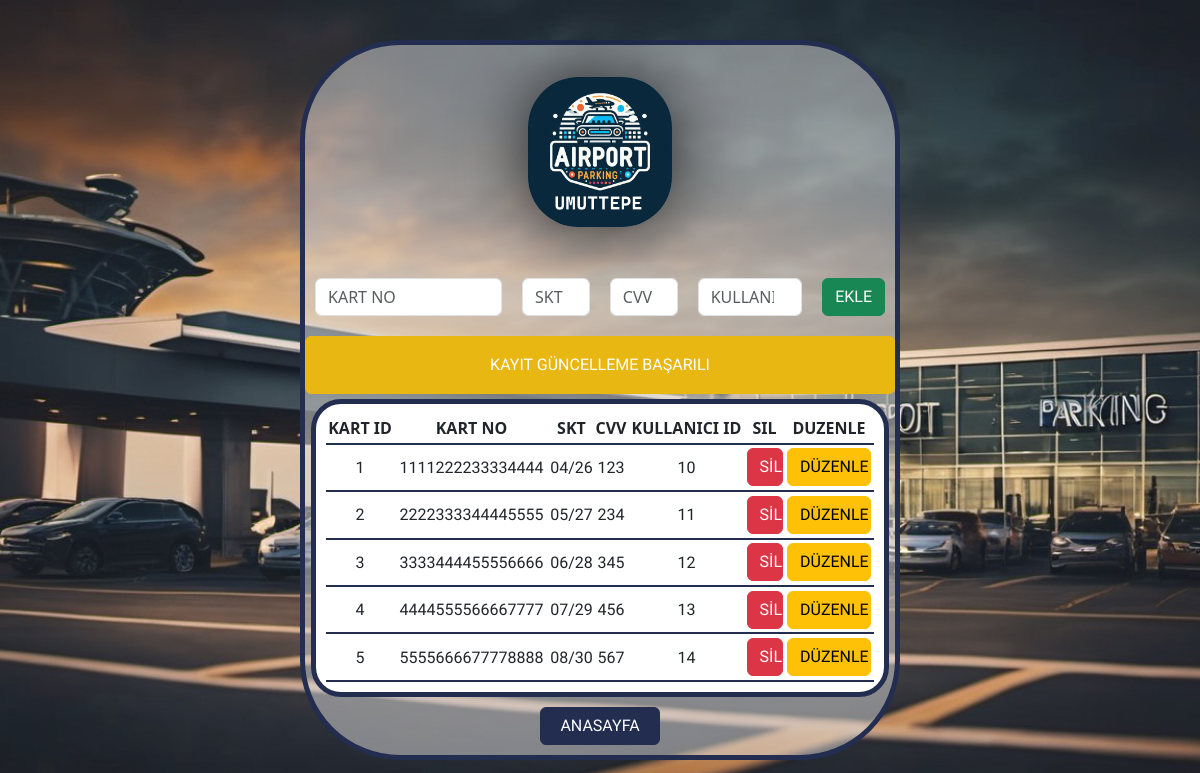
Before: /Otopark_Otomasyon/admin_kart.php with the older database file.
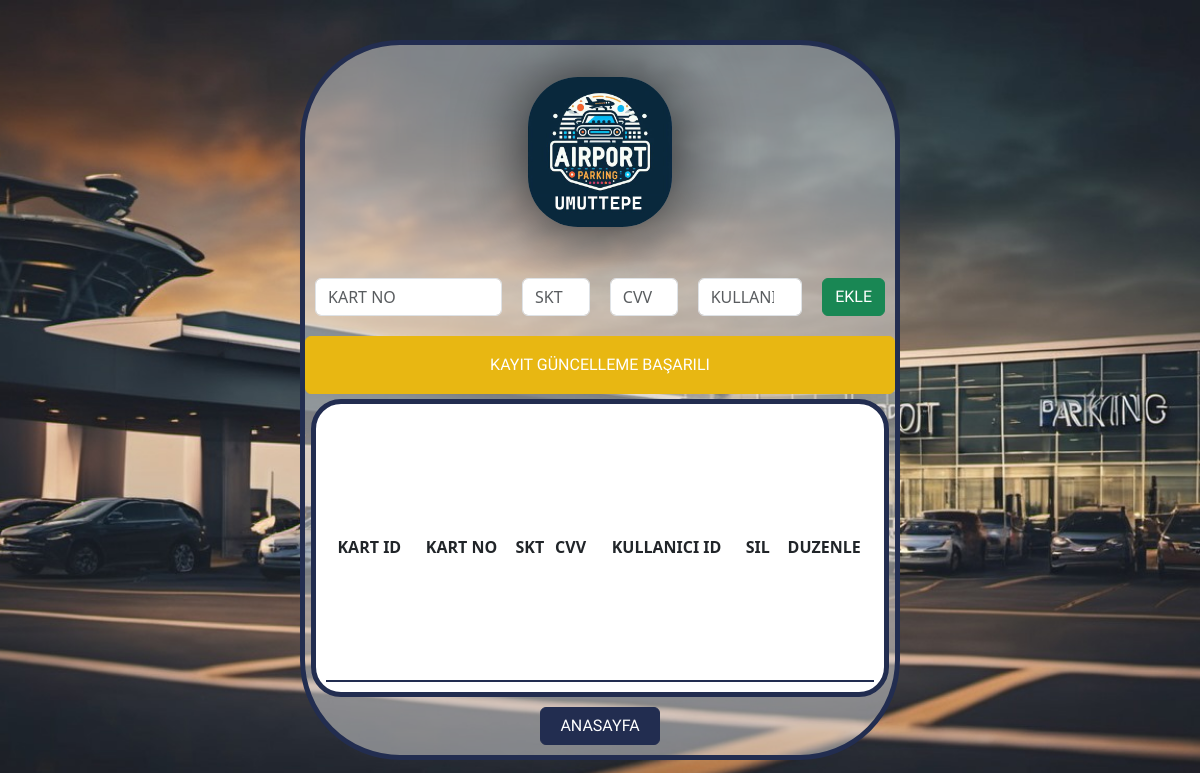
After: the same page with the newer database file.
### tables this page shows
create table if not exists kart(
kart_id INT AUTO_INCREMENT,
kart_no VARCHAR(16) UNIQUE,
kart_skt VARCHAR(5),
cvv VARCHAR(3),
kullanici_id INT,
PRIMARY KEY(kart_id),
FOREIGN KEY(kullanici_id) REFERENCES kullanici(kullanici_id)
);

### Otopark_Otomasyon/vars/_functions.php (called while the page is built, shortened)
<?php
function kartVeri(){
    include "baglan.php";
    $query="SELECT * FROM kart";
    $kontrol=mysqli_query($connection,$query);
    return $kontrol;
}

### Otopark_Otomasyon/admin_kart.php (the view, shortened to what this page needs)
<?php include "vars/_functions.php"?>
<?php include "layers/header.php"?>
<?php
isset($_SESSION["kart_ayar"]) ? $check2=$_SESSION["kart_ayar"]:$check2="";
?>
</head>
<body>
<div class="kapsayici">
    <div class="icerik">
        <div class="logo">
        <img src="/otopark_otomasyon/img/logo.jpeg" alt=""><br>
        </div>
        <div class="bilgi">
              <div class="secenek">
                        <form action="admin_kart_kayit.php" method="POST">
                        <input type="text" name="y_kartNo" id="y_kartNo" required placeholder="KART NO" class="form-control" minlength="16" maxlength="16">
                        <input type="text" name="y_skt" id="y_skt" required placeholder="SKT" class="form-control" minlength="5" maxlength="5" pattern="[0-9]{2}/[0-9]{2}">
                        <input type="text" name="y_cvv" id="y_cvv" required placeholder="CVV" class="form-control" minlength="3" maxlength="3">
                        <input type="number" name="y_kullaniciId" id="y_kullaniciId" required placeholder="KULLANICI ID" class="form-control">
                        <input type="submit" value="EKLE" name="kartEkle" class="btn btn-success kalam-regular" style="width:10vw">
                        </form>
            </div>
            <?php if($check2=="eklendi"):?>
            <div class="alert alert-success kalam-regular sonuc" role="alert">
                KAYIT EKLEME BAŞARILI
                </div>
                <?php elseif($check2=="silindi"):?>
                    <div class="alert alert-danger kalam-regular sonuc" role="alert">
                KAYIT SİLME BAŞARILI
                </div>
                <?php else:?>
                    <div class="alert alert-warning kalam-regular sonuc" role="alert">
                KAYIT GÜNCELLEME BAŞARILI
                </div>
            <?php endif;?>
        <div class="liste">
            <table>
                <tr>
                    <th>KART ID</th>
                    <th>KART NO </th>
                    <th>SKT</th>
                    <th>CVV</th>
                    <th>KULLANICI ID</th>
                    <th>SIL</th>
                    <th>DUZENLE</th>
                </tr>
                <?php $kontrol=kartVeri(); while($dizi=mysqli_fetch_row($kontrol)):?>
                    <tr>
                        <?php for($i=0;$i<count($dizi)+2;$i++):?>
                            <?php if($i==5):?>
                                <td><a class='btn btn-danger kalam-regular' href='admin_kart_sil.php?kart_id=<?php echo $dizi[0]?>' >SİL</a></td>
                            <?php elseif($i==6):?>
                                <td><a class='btn btn-warning kalam-regular' href='admin_kart_duzenle.php?kart_id=<?php echo $dizi[0]?>&kart_no=<?php echo $dizi[1]?>&kart_skt=<?php echo $dizi[2]?>&kart_cvv=<?php echo $dizi[3]?>' >DÜZENLE</a></td>
                             <?php else:?>
                            <td><?php echo "<em class='kalam-regular'>$dizi[$i]</em>";?></td>
                            <?php endif;?>
                        <?php endfor;?>
                    </tr>
                <?php endwhile;?>
            </table>
        </div>
        <a class='btn btn-primary kalam-regular anasayfa' href='admin_anasayfa.php'>ANASAYFA</a>
        </div>
    </div>
</div>
<?php include "layers/footer.php"?>

### Otopark_Otomasyon/layers/header.php (shortened to what this page needs)
<!DOCTYPE html>
<html lang="en">
<head>
    <link rel="stylesheet" href="style/bootstrap.min.css">
    <link rel="stylesheet" href="style/style.css">

### Otopark_Otomasyon/layers/footer.php (shortened to what this page needs)
</body>
</html>

### Otopark_Otomasyon/style/style.css (style rules this page uses)
* { padding: 0px;margin: 0px; }
.kalam-regular { font-family: "Kalam", cursive; font-weight: 400; font-style: normal; }
body { width: 100%; height: 100vh; background: url("/otopark_otomasyon/img/background.jfif"); background-position: center; background-repeat: no-repeat; background-size: cover; }
.kapsayici { width: 100%; height: 100vh; display: flex; justify-content: center; align-items: center; }
.icerik { width: 50%; border: 5px solid #222d50; height: 90vh; border-radius: 100px; display: flex; flex-direction: column; justify-content: center; background:rgba(221, 221, 221,0.5); }
.logo { width: 100%; display: flex; justify-content: center; align-items: center; height: 30%; }
.logo img { width: 12vw; height: 150px; border-radius: 50px; -webkit-box-shadow: 0px 0px 70px 0px rgba(0,0,0,0.75); -moz-box-shadow: 0px 0px 70px 0px rgba(0,0,0,0.75); box-shadow: 0px 0px 70px 0px rgba(0,0,0,0.75); }
.bilgi { width: 100%; height: 70%; display: flex; flex-direction: column; justify-content: center; align-items: center; }

### Otopark_Otomasyon/admin_kart.php (style rules this page uses)
a { width: 3vw; }
.bilgi { display:flex;justify-content: flex-start; }
.secenek { width: 100%;display: flex;flex-direction: column;align-items: center;justify-content: space-between; }
form { width: 100%; display: flex; justify-content: center; align-items: center; }
input[type="text"],input[type="number"] { margin: 20px 10px; }
input[type="submit"] { margin: 10px; }
#y_kartNo { width: 180%; }
#y_kullaniciId { width: 90%; }
#y_skt,#y_cvv { width: 50%; }
.liste { width: 98%; display: flex; flex-direction: row; flex-wrap: wrap; justify-content: center; margin: 0px auto; height: 300px; overflow: auto; padding: 10px; border: 5px solid #222d50; border-radius: 30px; background:white; }
table { width: 100%; }
table,tr,td,th { border-bottom: 2px solid #222d50; text-align: center; }
.anasayfa { width: 10vw;margin-top: 10px;margin-bottom: 10px; }
.btn-primary { background-color: #222d50; border-color: #222d50; }
.alert-warning { background-color: #e8b712;border-color: #e8b712;color:white; }
.sonuc { width: 100%;display: flex;justify-content: center;align-items: center;margin-bottom: 5px; }
.btn-warning { width: 7vw; }

Changed rows visible on the page:
removed kart: kart_id "1", kart_no "1111222233334444", kart_skt "04/26", cvv "123", kullanici "10"
removed kart: kart_id "2", kart_no "2222333344445555", kart_skt "05/27", cvv "234", kullanici "11"
removed kart: kart_id "3", kart_no "3333444455556666", kart_skt "06/28", cvv "345", kullanici "12"
removed kart: kart_id "4", kart_no "4444555566667777", kart_skt "07/29", cvv "456", kullanici "13"
removed kart: kart_id "5", kart_no "5555666677778888", kart_skt "08/30", cvv "567", kullanici "14"
